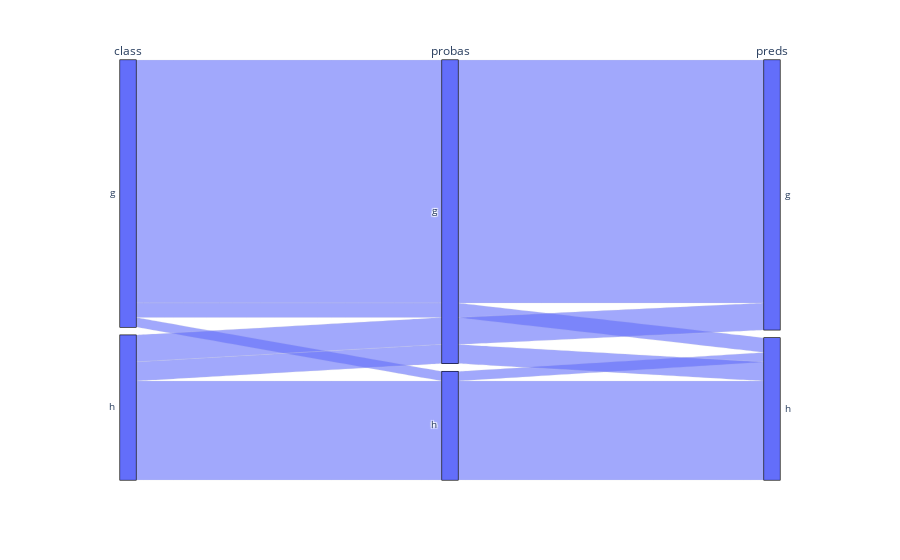

Notebook code for this chart:
### Code cell
plt.figure(figsize=(15,7))
fig = px.parallel_categories(test_set, dimensions=['class', 'probas', 'preds'])
fig.show()

### Figure 1 — Plotly figure (JSON) as saved in the notebook; plotly's stock layout.template omitted (floating-point values rounded to 4 significant figures; data arrays with more than 128 entries replaced by an {"elided": "..."} marker saying what was removed)
{"data": [{"dimensions": [{"label": "class", "values": {"elided": "1902 str values"}}, {"label": "probas", "values": {"elided": "1902 str values"}}, {"label": "preds", "values": {"elided": "1902 str values"}}], "domain": {"x": [0, 1], "y": [0, 1]}, "name": "", "type": "parcats"}], "layout": {"legend": {"tracegroupgap": 0}, "margin": {"t": 60}}}
